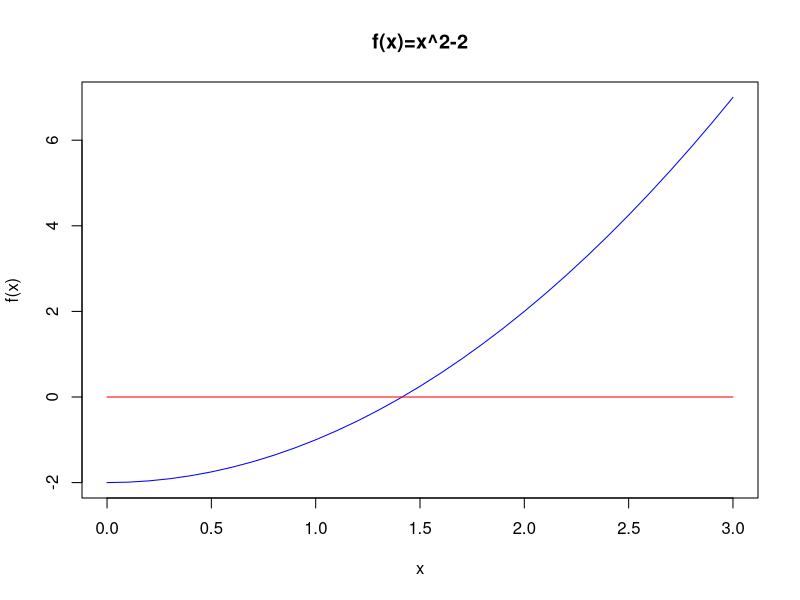

Here is the R script that generated this plot:
## ---- chunk 1
f <- function(x) {
  x^2 - 2
}

g <-function(x){ 
  0*x
}

  x <- seq(0,3,0.1)
  plot(x,f(x),main="f(x)=x^2-2",
ylab="f(x)",
type="l",
col="blue",
)
  lines(x,g(x),col="red")
